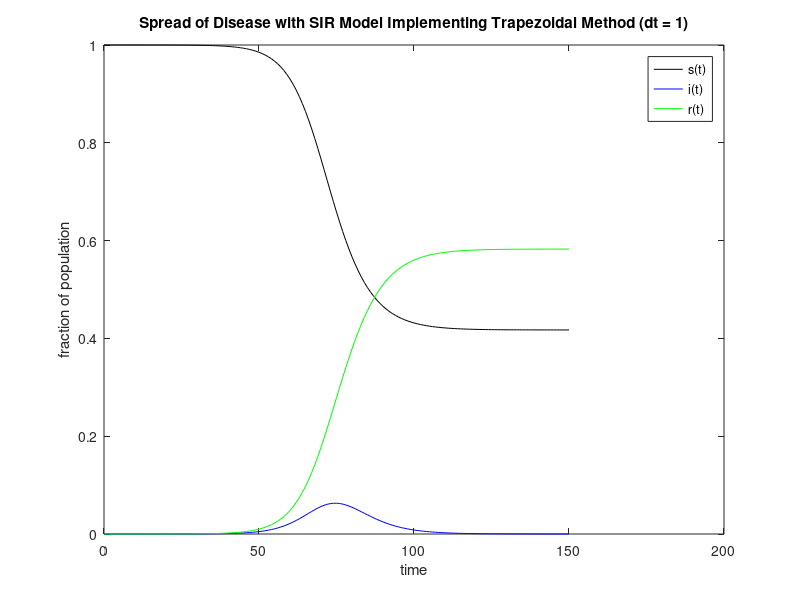

This figure's MATLAB source:
function janeczko_problem5a
%JANECZKO_PROBLEM5A
% Plots the spread of disease according to the SIR model by applying Heun’s 
% Method (also known as explicit trapezoidal rule) to the model to construct 
% equations. Plots on one figure the lines for susceptible, infected, and 
% recovered fractions of the population versus change in time. 
% s'(t) = -b*s(t)*i(t)          is the susceptible fraction of total population
% i'(t) = b*s(t)*i(t) - k*i(t)  is the infected fraction of total population 
% r'(t) = k*i(t)                is the recovered fraction of total population
% b                             is the rate of infection
% k                             is the rate of recovery
% dt                            is the time step size
%
% Katrina Janeczko 03/2022


% Model Parameters
b = 1/2; % rate of infection
k = 1/3; % rate of recovery

% Time Variables
dt = 1; % time step size
tf = 150; % final time
t = 0:dt:tf; % array of each step to record
n = length(t); % length of the array holding time steps

% Initialize Arrays
s = zeros(n,1); % susceptible population array
i = zeros(n,1); % infected population array
r = zeros(n,1); % recovered population array

% Initial Conditions (sum is approx 0)
s(1) = 1; % initial susceptible population amount
i(1) = 1.27e-6; % initial infected population amount
r(1) = 0; % initial recovered population amount

% Time loop for steps
for j = 2:n
    % Trap method: 
    %   s1 = f(x(j-1))
    %   s2 = f(x(j-1) + dt*s1)
    %   x(j) = x(j-1) + dt*(s1+s2)/2 

    % Calculate first slopes 
    sslope1 = -b * s(j-1) * i(j-1); % first slope for s 
    islope1 = b * s(j-1) * i(j-1) - k * i(j-1);  % first slope for i
    rslope1 = k * i(j-1);  % first slope for r

    % Trapezoidal rule for s equation
    sslope2 = -b * (s(j-1) + dt*sslope1) * (i(j-1) + dt*islope1); % second slope for s
    s(j) = s(j-1) + dt*(sslope1+sslope2)/2; % step with avg slope for s

    % Trapezoidal rule for i equation
    islope2 = b * (s(j-1) + dt*sslope1) * (i(j-1) + dt*islope1) - k * (i(j-1) + dt*islope1); % second slope for i
    i(j) = i(j-1) + dt*(islope1+islope2)/2; % step with avg slope  for i
    
    % Trapezoidal rule for r equation
    rslope2 = k * (i(j-1) + dt*islope1); % second slope for r
    r(j) = r(j-1) + dt*(rslope1+rslope2)/2; % step with avg slope for r

end

% Plotting
clf
plot(t,s,'k-',t,i,'b-',t,r,'g-');
legend('s(t)', 'i(t)', 'r(t)')
xlabel('time'), ylabel('fraction of population') % axis labels
title(sprintf('Spread of Disease with SIR Model Implementing Trapezoidal Method (dt = %d)',dt));
hold on


